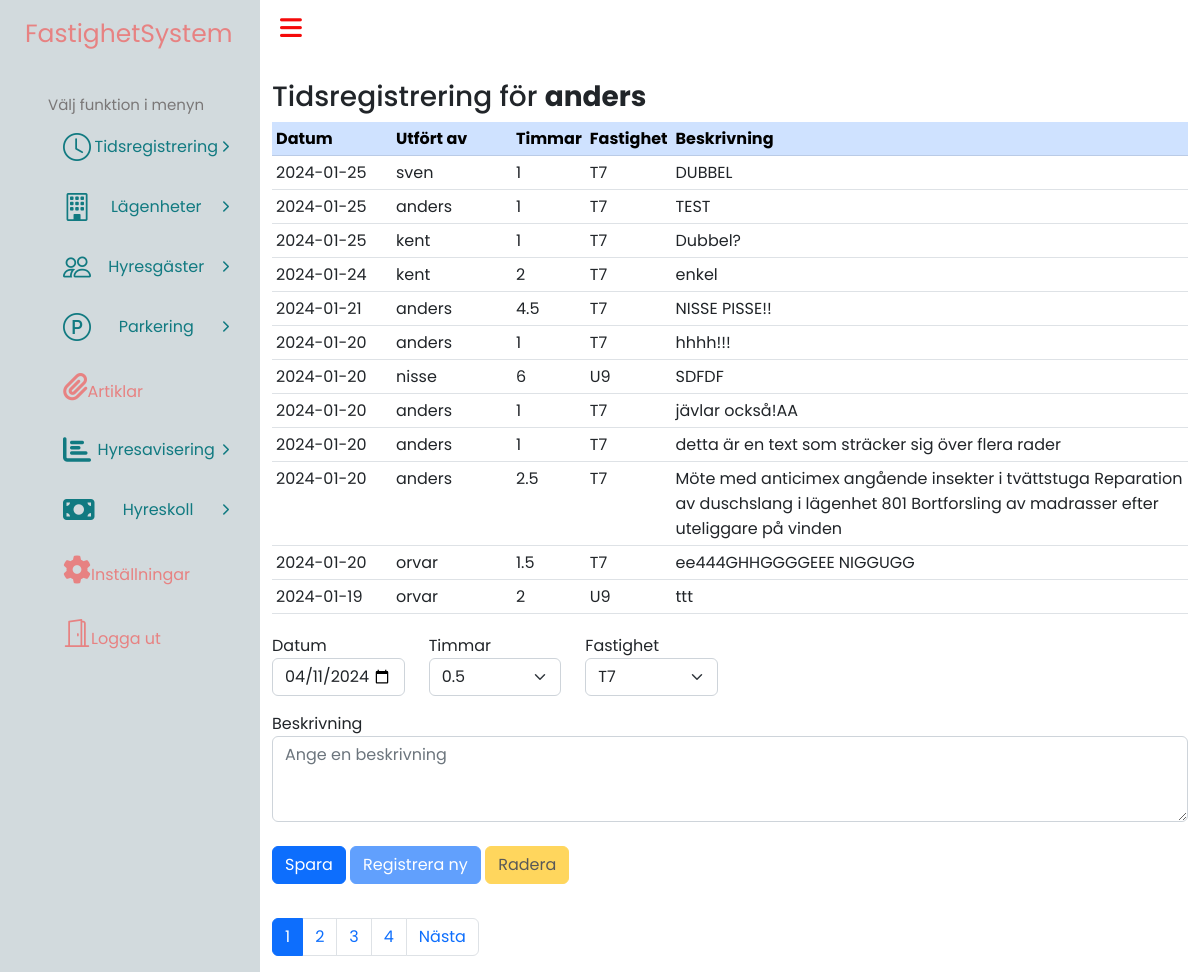
/ (signed in), run on the app's committed database.
### tables this page shows
CREATE TABLE `tidlog_jobs` (
  `JobId` int unsigned NOT NULL AUTO_INCREMENT,
  `job_date` datetime NOT NULL,
  `job_hour` decimal(10,1) NOT NULL,
  `job_fastighet` varchar(45) NOT NULL,
  `job_description` varchar(3000) DEFAULT NULL,
  `job_username` varchar(45) NOT NULL,
  `saved_at` datetime DEFAULT CURRENT_TIMESTAMP,
  `updated_at` datetime DEFAULT NULL,
  PRIMARY KEY (`JobId`)
);

### code/dbmanager.php (called while the page is built, shortened)
<?php
    class DbManager
    {
        protected $connection;
        protected $query;
        public function __construct()
        {
            $this->connection = new mysqli(DB_SERVER, DB_USERNAME, DB_PASSWORD, DB_NAME);
        }
        public function getRowCount()
        {
            $sql = "select count(*) as count from tidlog_jobs";
            $result = $this->connection->query($sql);
            $row = $result->fetch_assoc();
            return (int)$row["count"];
        }
        public function query($query) {
            if ($this->query = $this->connection->prepare($query)) {
                $this->query->execute();
            } else {
                $this->error('Unable to prepare MySQL statement (check your syntax) - ' . $this->connection->error);
            }
            return $this;
        }
        public function fetchAll($callback = null) {
            $params = array();
            $row = array();
            $meta = $this->query->result_metadata();
            while ($field = $meta->fetch_field()) {
                $params[] = &$row[$field->name];
            }
            call_user_func_array(array($this->query, 'bind_result'), $params);
            $result = array();
            while ($this->query->fetch()) {
                $r = array();
                foreach ($row as $key => $val) {
                    $r[$key] = $val;
                }
                if ($callback != null && is_callable($callback)) {
                    $value = call_user_func($callback, $r);
                    if ($value == 'break') break;
                } else {
                    $result[] = $r;
                }
            }
            return $result;
        }
    }
?>

### index.php (the view, shortened to what this page needs)
<?php
require_once "./code/dbmanager.php";
if (!isset($_GET['page'])) {
    $page = 1;
} else {
    $page = $_GET['page'];
}
$db = new DbManager();
$result_per_page = 12;
$page_first_result = ($page - 1) * $result_per_page;
$num_rows = $db->getRowCount();
?>
<!DOCTYPE html>
<html>
    <body>
        <?php require('./pages/sidebar.php'); ?>;
        <div class="main ">
            <div class="container-fluid mt-5" >
                <div class="row mt-2">
                    <div class="d-inline-flex">
                        <h3>Tidsregistrering för <strong><?=  htmlspecialchars($_SESSION["username"]); ?></strong> </label></h3>
                    </div>
                </div>
                <div class="row ">
                        <div class="col">
                            <table class="table table-sm  table-hover" id="jobTable">
                                <thead class="bg-light sticky-top top-0">
                                    <tr>
                                        <th scope="col" style="width: 120px;" class="table-primary">Datum</th>
                                        <th scope="col" style="width: 120px;" class="table-primary">Utfört av</th>
                                        <th scope="col" class="table-primary">Timmar</th>
                                        <th scope="col" class="table-primary">Fastighet</th>
                                        <th scope="col" class="table-primary">Beskrivning</th>
                                    </tr>
                                </thead>
                                <tbody>
                                    <?php
                                    $data = $db->query("select * from tidlog_jobs order by job_date desc LIMIT " . $page_first_result . ',' . $result_per_page)->fetchAll();
                                    foreach ($data as $row) {
                                        $dtdat = date_create($row["job_date"]);
                                        $dt = date_format($dtdat, "Y-m-d");
                                        $jobId = $row["JobId"];
                                        $jobHour = str_replace(".0", "", $row["job_hour"]);
                                        echo "
                                            <tr id='$jobId' >
                                                <td style='width: 100px;'>" . $dt . "</td>
                                                <td>". $row["job_username"] . "</td>
                                                <td>". $jobHour  . "</td>
                                                <td>". $row["job_fastighet"] . "</td>
                                                <td>". $row["job_description"] . "</td>
                                            </tr>";
                                    }
                                    ?>
                                </tbody>
                            </table>
                        </div>
                    <form action="addtime.php" method="POST" id="frmInput">
                        <div class="row mt-1">
                            <div class="col-sm-2">
                                <div class="form-group">
                                    <label id="lblDatum" class="label-primary">Datum</label>
                                    <input id="job_date" type="date" name="job_date" class="form-control" placeholder="Ange datum" value="<?php echo date('Y-m-d'); ?>" required="required" data-error="Datum måste anges.">
                                </div>
                            </div>
                            <div class="col-sm-2">
                                <div class="form-group">
                                    <label id="lblTimmar" class="label-primary">Timmar</label>
                                    <select id="job_hour" class="form-select" name="job_hour">
                                        <option value="0.5">0.5</option>
                                    </select>
                                </div>
                            </div>
                            <div class="col-sm-2">
                                <div class="form-group">
                                    <label id="lblFastighet" class="label-primary">Fastighet</label>
                                    <select id="job_fastighet" class="form-select" name="job_fastighet">
                                        <option value="T7">T7</option>
                                    </select>
                                </div>
                            </div>
                        </div>
                        <div class="row">
                            <div class="col-md-12 mt-3">
                                <div class="form-group">
                                    <label for="form_message">Beskrivning</label>
                                    <textarea id="job_description" name="job_description" class="form-control" placeholder="Ange en beskrivning" rows="3" required="required" data-error="Vänligen beskriv vad du gjort"></textarea>
                                </div>
                            </div>
                            <div class="col-md-5 mt-4 ">
                                <input type="button" id="btnSaveTidsregistrering" class="btn btn-primary btn-send" value="Spara">
                                <input type="button" id="btnNew" class="btn btn-primary btn-send disabled" value="Registrera ny">
                                <input type="button" id="btnDelete" class="btn btn-warning btn-send disabled" value="Radera">
                            </div>
                            <div class="col-md-3 mt-4 ">
                            </div>
                        </div>
                    </form>
                    <div class="mt-3">
                        <nav aria-label="Page navigation">
                            <ul class="pagination">
                                <?php
                                $total_pages = ceil($num_rows / $result_per_page);
                                if ($total_pages > 1) {
                                    for ($i = 1; $i <= $total_pages; $i++) {
                                        if ($i == $page) {
                                            echo "<li class='page-item active'><a class='page-link' href='index.php?page=" . $i . "'>" . $i . "</a></li>";
                                        } else {
                                            echo "<li class='page-item'><a class='page-link' href='index.php?page=" . $i . "'>" . $i . "</a></li>";
                                        }
                                    }
                                    if ($total_pages > $page) {
                                        echo "<li class='page-item'><a class='page-link' href='index.php?page=" . ($page + 1) . "'>Nästa</a></li>";
                                    }
                                }
                                ?>
                            </ul>
                        </nav>
                    </div>
                </div>
            </div>
        </div>
    </body>
</html>

### pages/sidebar.php (shortened to what this page needs)
<nav class="sidebar">
      <a href="#" class="logo">FastighetSystem</a>
      <div class="menu-content">
        <ul class="menu-items">
          <div class="menu-title">Välj funktion i menyn</div>
          <li class="item">
            <div class="submenu-item">
            <i class="fa fs-3 bi-clock"></i><span>Tidsregistrering</span>
                <i class="fa-solid fa-chevron-right"></i>
            </div>
          </li>
          <li class="item">
            <div class="submenu-item">
            <i class="fa fs-3 bi bi-building"></i><span>Lägenheter</span>
              <i class="fa-solid fa-chevron-right"></i>
            </div>
          </li>
          <li class="item">
            <div class="submenu-item">
            <i class="fa fs-3 bi-people"></i><span>Hyresgäster</span>
              <i class="fa-solid fa-chevron-right"></i>
            </div>
          </li>
          <li class="item">
            <div class="submenu-item">
            <i class="fa fs-3 gap-3 bi-p-circle"></i><span>Parkering</span>
              <i class="fa-solid fa-chevron-right"></i>
            </div>
          </li>
          <li class="item">
            <a href="artiklar.php"><i class="fa-solid fs-3 fa-paperclip"></i>Artiklar</a>
          </li>
          <li class="item">
            <div class="submenu-item">
            <i class="fa fs-3 fa-bar-chart-o"></i><span>Hyresavisering</span>
              <i class="fa-solid fa-chevron-right"></i>
            </div>
          </li>
          <li class="item">
            <div class="submenu-item">
            <i class="fa fs-3 fa-money"></i><span>Hyreskoll</span>
              <i class="fa-solid fa-chevron-right"></i>
            </div>
          </li>
          <li class="item">
            <a href="settings.php"><i class="fa fs-3 fa-cog "></i>Inställningar</a>
          </li>
          <li class="item">
            <a href="logout.php"><i class="fa fs-3 gap-4 bi-door-open "></i><span>Logga ut</span></a>
          </li>
        </ul>
      </div>
    </nav>
    <nav class="navbar">
      <i class="fa-solid fa-bars" id="sidebar-close"></i>
    </nav>

### style/sidebar.css (style rules this page uses)
* { margin: 0; padding: 0; box-sizing: border-box; font-family: "Poppins", sans-serif; }
.sidebar { position: fixed; height: 100%; width: 260px; background: rgb(210, 218, 221); padding: 15px; z-index: 99; display: block; }
.logo { font-size: 25px; padding: 0 10px; }
.sidebar a { color: #e78282; text-decoration: none; }
.menu-content { position: relative; height: 100%; width: 100%; margin-top: 40px; overflow-y: scroll; }
.menu-items { height: 100%; width: 100%; list-style: none; transition: all 0.4s ease; }
.menu-title { color: #7a7777; font-size: 15px; padding: 1px 1px; }
.item a, .submenu-item { padding: 16px; display: inline-block; width: 100%; border-radius: 12px; }
.item i { font-size: 12px; }
.submenu-item { display: flex; justify-content: space-between; align-items: center; color: #117a81; cursor: pointer; }
.navbar, .main { left: 260px; width: calc(100% - 260px); transition: all 0.5s ease; z-index: 1000; }
.navbar { position: fixed; color: #f50a0a; padding: 15px 20px; font-size: 25px; background: white; cursor: pointer; }
.navbar #sidebar-close { cursor: pointer; }
.main { position: relative; display: flex; height: 100vh; z-index: 100; background:white !important; }

### data on the page
tidlog_jobs: job_date "2024-01-25", job_username "sven", job_hour "1", job_fastighet "T7", job_description "DUBBEL"
tidlog_jobs: job_date "2024-01-25", job_username "anders", job_hour "1", job_fastighet "T7", job_description "TEST"
tidlog_jobs: job_date "2024-01-25", job_username "kent", job_hour "1", job_fastighet "T7", job_description "Dubbel?"
tidlog_jobs: job_date "2024-01-24", job_username "kent", job_hour "2", job_fastighet "T7", job_description "enkel"
tidlog_jobs: job_date "2024-01-21", job_username "anders", job_hour "4.5", job_fastighet "T7", job_description "NISSE PISSE!!"
tidlog_jobs: job_date "2024-01-20", job_username "anders", job_hour "1", job_fastighet "T7", job_description "hhhh!!!"
tidlog_jobs: job_date "2024-01-20", job_username "nisse", job_hour "6", job_fastighet "U9", job_description "SDFDF"
tidlog_jobs: job_date "2024-01-20", job_username "anders", job_hour "1", job_fastighet "T7", job_description "jävlar också!AA"
tidlog_jobs: job_date "2024-01-20", job_username "anders", job_hour "1", job_fastighet "T7", job_description "detta är en text som sträcker sig över flera rader"
tidlog_jobs: job_date "2024-01-20", job_username "anders", job_hour "2.5", job_fastighet "T7", job_description "Möte med anticimex angående insekter i tvättstuga Reparation av duschslang i lägenhet 801 Bortforsling av madrasser efter uteliggare på vinden"
tidlog_jobs: job_date "2024-01-20", job_username "orvar", job_hour "1.5", job_fastighet "T7", job_description "ee444GHHGGGGEEE NIGGUGG"
tidlog_jobs: job_date "2024-01-19", job_username "orvar", job_hour "2", job_fastighet "U9", job_description "ttt"

### other printed values
$_SESSION["username"] "anders"
